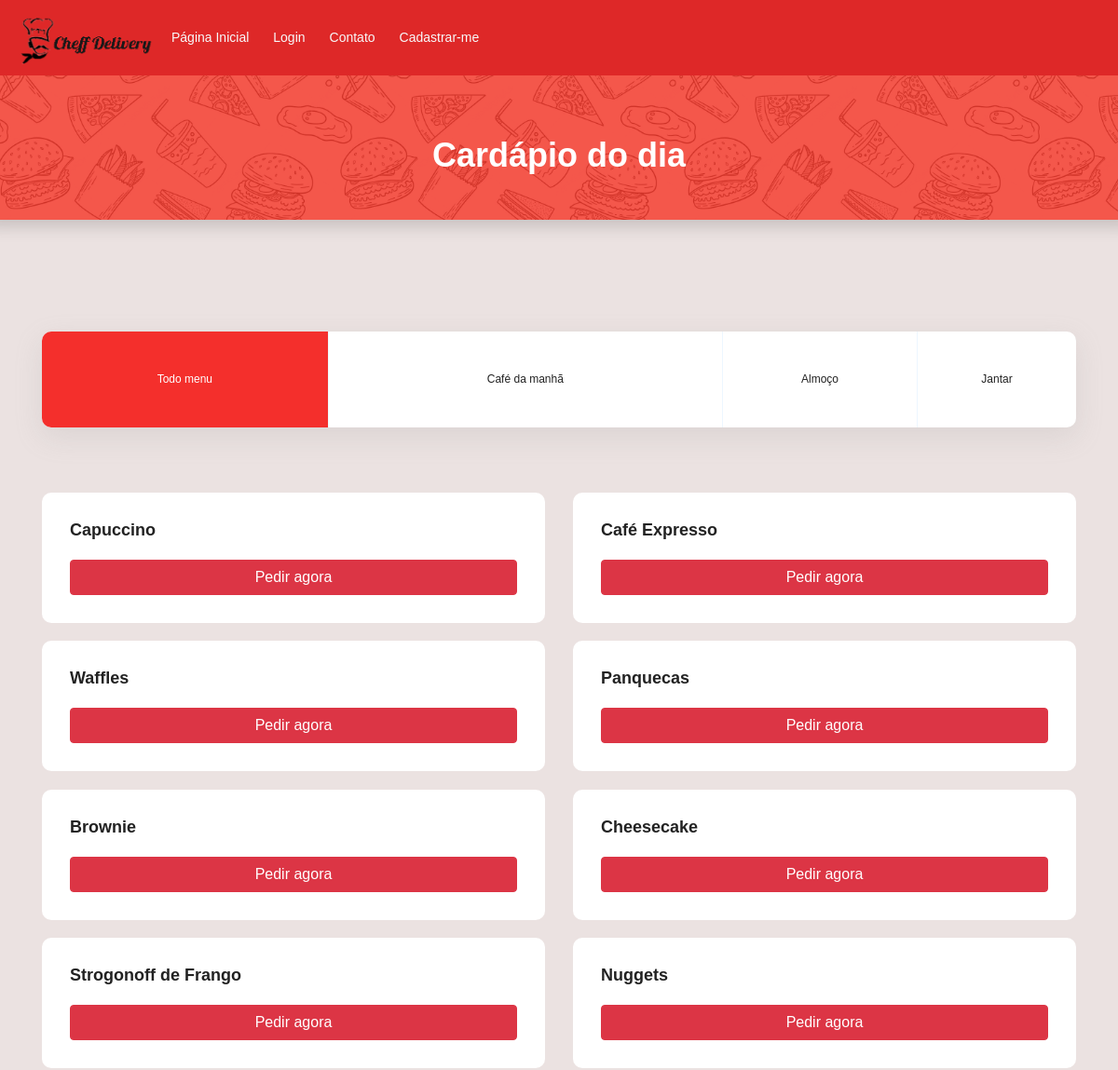
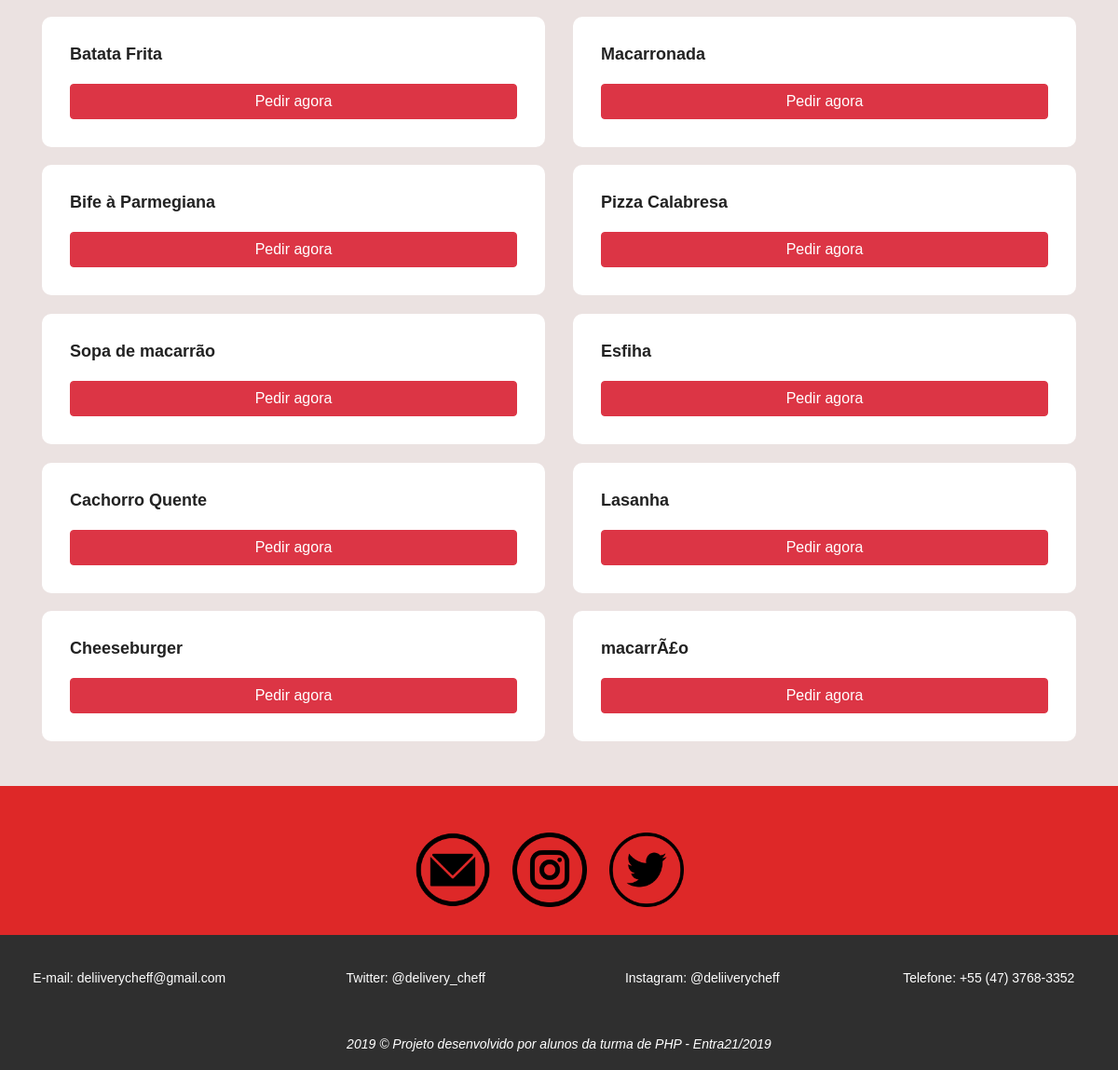
Page /cardapio.php on the committed database (2 pictures, top to bottom).
### tables this page shows
CREATE TABLE `cardapio_dia` (
  `id_cardapio` int(11) NOT NULL,
  `nome_comida` varchar(255) NOT NULL,
  `categoria_comida` enum('cafe_manha','almoco','jantar') NOT NULL,
  `data_cardapio` datetime NOT NULL,
  `excluido` enum('sim','nao') NOT NULL
);

### cardapio.php (the view, shortened to what this page needs)
<?php
require_once"include/conexao.php";
$lista = "SELECT * FROM cardapio_dia WHERE DATE(data_cardapio) = CURRENT_DATE() AND excluido <> 'sim'";
$queryCardapio = mysqli_query($con, $lista);
$lista = mysqli_fetch_all($queryCardapio, MYSQLI_ASSOC);
?>
<!DOCTYPE html>
<html lang="pt-br">
<head>
	<link rel="stylesheet" href="https://stackpath.bootstrapcdn.com/bootstrap/4.3.1/css/bootstrap.min.css">
	<link rel="stylesheet" type="text/css" href="media/css/estilos.css">
	<link rel="stylesheet" href="css/linearicons.css">
	<link rel="stylesheet" href="media/css/main.css">
</head>
<body >
	<?php
	require_once "header.php";
	?>
	<div class="row">
		<div class="shadow" style="  background-color: #f2392c ;
		background-image: url('media/images/food-pattern.png');
		min-height: 100px;
		min-width: 100%;
		background-size: 30%;
		background-position: center 1050px;">
		<div class="text-center my-5" >
			<h1 class="text-white pt-3">Cardápio do dia</h1>
		</div>
	</div>
</div>
<section class="menu-area " id="menu" style="padding-top:120px;background-color: rgb(235, 226, 225)!important; ">
	<div class="container">
		<ul class="filter-wrap filters col-lg-12 no-padding">
			<li class="active" data-filter="*">Todo menu</li>
			<li data-filter=".cafe_manha">Café da manhã</li>
			<li data-filter=".almoco">Almoço</li>
			<li data-filter=".jantar">Jantar</li>
		</ul>
		<div class="filters-content pb-5">
			<div class="row grid">
				<?php foreach ($lista as $item) { ?>
					<?php if (utf8_encode($item['categoria_comida']) == 'cafe_manha'){ ?>
						<div class="col-md-6 all cafe_manha">
							<div class="single-menu">
								<div class="title-wrap d-flex justify-content-between">
									<h4><?=utf8_encode($item['nome_comida'])?></h4>
								</div>
								<?php if (!isset($_SESSION['logado']) || $_SESSION['logado'] == false) { ?>
									<a href="erros7.php" class="btn btn-danger col-md-12">Pedir agora</a>
								<?php } ?>
							</div>
						</div>
					<?php } ?>
					<?php if (utf8_encode($item['categoria_comida'])== 'almoco') { ?>
						<div class="col-md-6 all almoco">
							<div class="single-menu">
								<div class="title-wrap d-flex justify-content-between">
									<h4><?=utf8_encode($item['nome_comida'])?></h4>
								</div>
								<?php if (!isset($_SESSION['logado']) || $_SESSION['logado'] == false) { ?>
									<a href="erros7.php" class="btn btn-danger col-md-12">Pedir agora</a>
								<?php } ?>
							</div>
						</div>
					<?php } ?>
					<?php if (utf8_encode($item['categoria_comida']) == 'jantar' ){ ?>
						<div class="col-md-6 all jantar">
							<div class="single-menu">
								<div class="title-wrap d-flex justify-content-between">
									<h4><?=utf8_encode($item['nome_comida'])?></h4>
								</div>
								<?php if (!isset($_SESSION['logado']) || $_SESSION['logado'] == false) { ?>
									<a href="erros7.php" class="btn btn-danger col-md-12">Pedir agora</a>
								<?php } ?>
							</div>
						</div>
					<?php } ?>
				<?php } ?>
			</div>
		</div>
	</div>
</section>
<center>
  <div class="redes-sociais" style="background-color: #de2828;">
    <div class="container">
      <a href="https://mail.google.com/mail/u/0/#inbox?compose=DmwnWrRmTgXbBSZDhPSBJsPLwHzgBPqskCzpPtNTPhwSkgLdBBXnbmRScSHtKdnmsdqlgZFHsnsQ"><img src="media/images/email.png" alt="email" title="email" class="icones"></a>
      <a href="https://www.instagram.com/deliiverycheff/?hl=pt-br"><img src="media/images/instagram.png" alt="instagram" title="instagram" id="instagram " class="icones"></a>
      <a href="https://twitter.com/delivery_cheff"><img src="media/images/twitter.png" alt="twitter" title="twitter" class="icones"></a>
    </center>
<footer>
 <div class="footer-item">
  <div class="row">
    <a href="https://mail.google.com/mail/u/0/#inbox?compose=DmwnWsTJtrnhxXwfpDgvhvzGsLRlLgjHgjcfzcQFCTNqvbqkMSDXnPTwMNHPSkbjVnnrBWWPBfJq" class="col-sm-12 col-md-3">E-mail: deliiverycheff@gmail.com</a>
    <a href="https://twitter.com/delivery_cheff" class="col-sm-12 col-md-3">Twitter: @delivery_cheff </a>
    <a href="https://www.instagram.com/deliiverycheff/?hl=pt-br"class="col-sm-12 col-md-3">Instagram: @deliiverycheff</a>
    <a href=""class="col-sm-12 col-md-3">Telefone: +55 (47) 3768-3352</a>
  </div>
</div>
<div id="negrito" class="mt-4">
  <p class="mt-5 font-italic">2019 &copy; <strong>Projeto desenvolvido por alunos da turma de PHP - Entra21/2019</strong></p>
</div>
</footer>
</body>
</html>

### media/css/estilos.css (style rules this page uses)
* { font-family: arial !important; }
.redes-sociais { height: 160px; width: 100%; }
.icones { width: 80px; height: 80px; margin-top: 50px; margin-right: 20px; }
footer { background-color: rgba(47, 47, 47); overflow: hidden; height: 145px; }
.footer-item { margin-top: 35px; color: white; text-align: center; width: 100%: }
.footer-item a { color: white; text-decoration: none; }
#negrito { text-align: center; color: white; margin-top: 10px; }

### media/css/main.css (style rules this page uses)
body { color:#777;font-family:"Poppins",sans-serif;font-size:14px;font-weight:300;line-height:1.625em;position:relative }
ol,ul { margin:0;padding:0;list-style:none }
a { -webkit-transition:all 0.3s ease 0s;-moz-transition:all 0.3s ease 0s;-o-transition:all 0.3s ease 0s;transition:all 0.3s ease 0s }
a,a:focus,a:hover { text-decoration:none;outline:0 }
h1,h2,h3,h4,h5,h6 { font-family:"Poppins",sans-serif;color:#222;line-height:1.2em !important;margin-bottom:0;margin-top:0;font-weight:600 }
h1,.h1 { font-size:36px }
h4,.h4 { font-size:18px }
.text-white { color:#fff }
.text-center { text-align:center }
.no-padding { padding:0 }
h1 { font-size:36px }
h4 { font-size:18px }
h1,h2,h3,h4,h5,h6 { line-height:1.5em }
.menu-area { background:#f9f9ff }
.filter-wrap { background:#fff;border-radius:10px;box-shadow:0px 10px 30px 0px rgba(153,153,153,0.2) }
.menu-area .filters { text-align:center }
.menu-area .filters { padding:0;overflow:hidden }
.filter-wrap { display:table }
.filter-wrap li { display:table-cell;border-right:1px solid #edf6ff }
.filter-wrap li:last-child { border:none }
.menu-area .filters li { padding:40px 0px;max-width:184px;cursor:pointer;position:relative;color:#222;font-size:12px;font-weight:500 }
.menu-area .filters li:last-child { border-right:none }
.menu-area .filters li.active { color:#fff;background:#f42f2c }
.menu-area .filters-content { margin-top:50px }
.single-menu { background:#fff;border-radius:10px;padding:30px;margin-top:20px }
.single-menu .title-wrap { margin-bottom:20px }

### rows in the picture
cardapio_dia: nome_comida "Capuccino", shows "Pedir agora"
cardapio_dia: nome_comida "Café Expresso", shows "Pedir agora"
cardapio_dia: nome_comida "Waffles", shows "Pedir agora"
cardapio_dia: nome_comida "Panquecas", shows "Pedir agora"
cardapio_dia: nome_comida "Brownie", shows "Pedir agora"
cardapio_dia: nome_comida "Cheesecake", shows "Pedir agora"
cardapio_dia: nome_comida "Strogonoff de Frango", shows "Pedir agora"
cardapio_dia: nome_comida "Nuggets", shows "Pedir agora"
cardapio_dia: nome_comida "Batata Frita", shows "Pedir agora"
cardapio_dia: nome_comida "Macarronada", shows "Pedir agora"
cardapio_dia: nome_comida "Bife à Parmegiana", shows "Pedir agora"
cardapio_dia: nome_comida "Pizza Calabresa", shows "Pedir agora"
cardapio_dia: nome_comida "Sopa de macarrão", shows "Pedir agora"
cardapio_dia: nome_comida "Esfiha", shows "Pedir agora"
cardapio_dia: nome_comida "Cachorro Quente", shows "Pedir agora"
cardapio_dia: nome_comida "Lasanha", shows "Pedir agora"
cardapio_dia: nome_comida "Cheeseburger", shows "Pedir agora"
cardapio_dia: nome_comida "macarrÃ£o", shows "Pedir agora"
